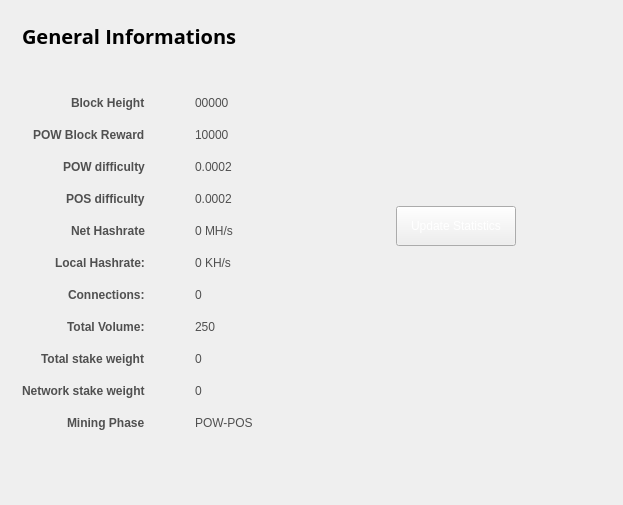
<?xml version="1.0" encoding="UTF-8"?>
<ui version="4.0">
 <class>StatisticsPage</class>
 <widget class="QWidget" name="StatisticsPage">
  <property name="windowModality">
   <enum>Qt::NonModal</enum>
  </property>
  <property name="geometry">
   <rect>
    <x>0</x>
    <y>0</y>
    <width>623</width>
    <height>505</height>
   </rect>
  </property>
  <property name="windowTitle">
   <string>Digging</string>
  </property>
  <property name="styleSheet">
   <string notr="true">color:#505050;
font-family:'Open Sans,sans-serif';</string>
  </property>
  <layout class="QGridLayout" name="gridLayout">
   <property name="sizeConstraint">
    <enum>QLayout::SetMaximumSize</enum>
   </property>
   <item row="0" column="1">
    <widget class="QFrame" name="frame">
     <property name="frameShape">
      <enum>QFrame::StyledPanel</enum>
     </property>
     <property name="frameShadow">
      <enum>QFrame::Raised</enum>
     </property>
    </widget>
   </item>
   <item row="0" column="2">
    <spacer name="horizontalSpacer">
     <property name="orientation">
      <enum>Qt::Horizontal</enum>
     </property>
     <property name="sizeHint" stdset="0">
      <size>
       <width>10</width>
       <height>20</height>
      </size>
     </property>
    </spacer>
   </item>
   <item row="0" column="0">
    <widget class="QFrame" name="gridFrame_2">
     <layout class="QGridLayout" name="gridLayout_4">
      <item row="3" column="0">
       <layout class="QFormLayout" name="formLayout_2">
        <property name="fieldGrowthPolicy">
         <enum>QFormLayout::FieldsStayAtSizeHint</enum>
        </property>
        <property name="labelAlignment">
         <set>Qt::AlignRight|Qt::AlignTrailing|Qt::AlignVCenter</set>
        </property>
        <property name="horizontalSpacing">
         <number>50</number>
        </property>
        <property name="verticalSpacing">
         <number>18</number>
        </property>
        <property name="rightMargin">
         <number>0</number>
        </property>
        <item row="1" column="0">
         <widget class="QLabel" name="label_14">
          <property name="text">
           <string>&lt;html&gt;&lt;head/&gt;&lt;body&gt;&lt;p&gt;&lt;span style=&quot; font-weight:600;&quot;&gt;Block Height&lt;/span&gt;&lt;/p&gt;&lt;/body&gt;&lt;/html&gt;</string>
          </property>
         </widget>
        </item>
        <item row="1" column="1">
         <widget class="QLabel" name="heightBox">
          <property name="text">
           <string>00000</string>
          </property>
         </widget>
        </item>
        <item row="2" column="0">
         <widget class="QLabel" name="label_12">
          <property name="text">
           <string>&lt;html&gt;&lt;head/&gt;&lt;body&gt;&lt;p&gt;&lt;span style=&quot; font-weight:600;&quot;&gt;POW Block Reward&lt;/span&gt;&lt;/p&gt;&lt;/body&gt;&lt;/html&gt;</string>
          </property>
         </widget>
        </item>
        <item row="2" column="1">
         <widget class="QLabel" name="rewardBox">
          <property name="text">
           <string>10000</string>
          </property>
         </widget>
        </item>
        <item row="3" column="0">
         <widget class="QLabel" name="label_13">
          <property name="text">
           <string>&lt;html&gt;&lt;head/&gt;&lt;body&gt;&lt;p&gt;&lt;span style=&quot; font-weight:600;&quot;&gt;POW difficulty&lt;/span&gt;&lt;/p&gt;&lt;/body&gt;&lt;/html&gt;</string>
          </property>
         </widget>
        </item>
        <item row="3" column="1">
         <widget class="QLabel" name="diffBox">
          <property name="text">
           <string>0.0002</string>
          </property>
         </widget>
        </item>
        <item row="4" column="0">
         <widget class="QLabel" name="label_9">
          <property name="text">
           <string>&lt;html&gt;&lt;head/&gt;&lt;body&gt;&lt;p&gt;&lt;span style=&quot; font-weight:600;&quot;&gt;POS difficulty&lt;/span&gt;&lt;/p&gt;&lt;/body&gt;&lt;/html&gt;</string>
          </property>
         </widget>
        </item>
        <item row="4" column="1">
         <widget class="QLabel" name="diffBox2">
          <property name="text">
           <string>0.0002</string>
          </property>
         </widget>
        </item>
        <item row="5" column="0">
         <widget class="QLabel" name="label_16">
          <property name="text">
           <string>&lt;html&gt;&lt;head/&gt;&lt;body&gt;&lt;p&gt;&lt;span style=&quot; font-weight:600;&quot;&gt;Net Hashrate&lt;/span&gt;&lt;/p&gt;&lt;/body&gt;&lt;/html&gt;</string>
          </property>
         </widget>
        </item>
        <item row="5" column="1">
         <widget class="QLabel" name="pawrateBox">
          <property name="text">
           <string>0 MH/s</string>
          </property>
         </widget>
        </item>
        <item row="6" column="0">
         <widget class="QLabel" name="label3_2">
          <property name="sizePolicy">
           <sizepolicy hsizetype="Preferred" vsizetype="Maximum">
            <horstretch>0</horstretch>
            <verstretch>0</verstretch>
           </sizepolicy>
          </property>
          <property name="text">
           <string>&lt;html&gt;&lt;head/&gt;&lt;body&gt;&lt;p&gt;&lt;span style=&quot; font-weight:600;&quot;&gt;Local Hashrate:&lt;/span&gt;&lt;/p&gt;&lt;/body&gt;&lt;/html&gt;</string>
          </property>
         </widget>
        </item>
        <item row="6" column="1">
         <widget class="QLabel" name="localBox">
          <property name="text">
           <string>0 KH/s</string>
          </property>
         </widget>
        </item>
        <item row="7" column="0">
         <widget class="QLabel" name="label1_2">
          <property name="text">
           <string>&lt;html&gt;&lt;head/&gt;&lt;body&gt;&lt;p&gt;&lt;span style=&quot; font-weight:600;&quot;&gt;Connections:&lt;/span&gt;&lt;/p&gt;&lt;/body&gt;&lt;/html&gt;</string>
          </property>
         </widget>
        </item>
        <item row="7" column="1">
         <widget class="QLabel" name="connectionBox">
          <property name="text">
           <string>0</string>
          </property>
         </widget>
        </item>
        <item row="8" column="0">
         <widget class="QLabel" name="label_8">
          <property name="text">
           <string>&lt;html&gt;&lt;head/&gt;&lt;body&gt;&lt;p&gt;&lt;span style=&quot; font-weight:600;&quot;&gt;Total Volume:&lt;/span&gt;&lt;/p&gt;&lt;/body&gt;&lt;/html&gt;</string>
          </property>
         </widget>
        </item>
        <item row="8" column="1">
         <widget class="QLabel" name="volumeBox">
          <property name="text">
           <string>250</string>
          </property>
         </widget>
        </item>
        <item row="9" column="0">
         <widget class="QLabel" name="label_10">
          <property name="text">
           <string>&lt;html&gt;&lt;head/&gt;&lt;body&gt;&lt;p&gt;&lt;span style=&quot; font-weight:600;&quot;&gt;Total stake weight&lt;/span&gt;&lt;/p&gt;&lt;/body&gt;&lt;/html&gt;</string>
          </property>
         </widget>
        </item>
        <item row="9" column="1">
         <widget class="QLabel" name="minBox">
          <property name="text">
           <string>0</string>
          </property>
         </widget>
        </item>
        <item row="10" column="0">
         <widget class="QLabel" name="label_11">
          <property name="text">
           <string>&lt;html&gt;&lt;head/&gt;&lt;body&gt;&lt;p&gt;&lt;span style=&quot; font-weight:600;&quot;&gt;Network stake weight&lt;/span&gt;&lt;/p&gt;&lt;/body&gt;&lt;/html&gt;</string>
          </property>
         </widget>
        </item>
        <item row="10" column="1">
         <widget class="QLabel" name="maxBox">
          <property name="text">
           <string>0</string>
          </property>
         </widget>
        </item>
        <item row="11" column="0">
         <widget class="QLabel" name="label_15">
          <property name="text">
           <string>&lt;html&gt;&lt;head/&gt;&lt;body&gt;&lt;p&gt;&lt;span style=&quot; font-weight:600;&quot;&gt;Mining Phase&lt;/span&gt;&lt;/p&gt;&lt;/body&gt;&lt;/html&gt;</string>
          </property>
         </widget>
        </item>
        <item row="11" column="1">
         <widget class="QLabel" name="cBox">
          <property name="text">
           <string>POW-POS</string>
          </property>
         </widget>
        </item>
       </layout>
      </item>
      <item row="1" column="0">
       <layout class="QHBoxLayout" name="horizontalLayout_4">
        <property name="spacing">
         <number>7</number>
        </property>
        <item>
         <widget class="QLabel" name="label_5">
          <property name="font">
           <font>
            <family>Open Sans,sans-serif</family>
           </font>
          </property>
          <property name="text">
           <string>&lt;html&gt;&lt;head/&gt;&lt;body&gt;&lt;p&gt;&lt;span style=&quot; font-size:20px; font-weight:600; color:#000000;&quot;&gt;General Informations&lt;/span&gt;&lt;/p&gt;&lt;/body&gt;&lt;/html&gt;</string>
          </property>
         </widget>
        </item>
        <item>
         <spacer name="horizontalSpacer_2">
          <property name="orientation">
           <enum>Qt::Horizontal</enum>
          </property>
          <property name="sizeHint" stdset="0">
           <size>
            <width>40</width>
            <height>20</height>
           </size>
          </property>
         </spacer>
        </item>
       </layout>
      </item>
      <item row="2" column="0">
       <spacer name="verticalSpacer_2">
        <property name="orientation">
         <enum>Qt::Vertical</enum>
        </property>
        <property name="sizeHint" stdset="0">
         <size>
          <width>20</width>
          <height>40</height>
         </size>
        </property>
       </spacer>
      </item>
     </layout>
    </widget>
   </item>
   <item row="0" column="4">
    <spacer name="horizontalSpacer_3">
     <property name="orientation">
      <enum>Qt::Horizontal</enum>
     </property>
     <property name="sizeHint" stdset="0">
      <size>
       <width>10</width>
       <height>20</height>
      </size>
     </property>
    </spacer>
   </item>
   <item row="1" column="0">
    <spacer name="verticalSpacer">
     <property name="orientation">
      <enum>Qt::Vertical</enum>
     </property>
     <property name="sizeHint" stdset="0">
      <size>
       <width>20</width>
       <height>40</height>
      </size>
     </property>
    </spacer>
   </item>
   <item row="0" column="3">
    <widget class="QToolButton" name="startButton">
     <property name="sizePolicy">
      <sizepolicy hsizetype="Fixed" vsizetype="Fixed">
       <horstretch>0</horstretch>
       <verstretch>0</verstretch>
      </sizepolicy>
     </property>
     <property name="minimumSize">
      <size>
       <width>120</width>
       <height>40</height>
      </size>
     </property>
     <property name="focusPolicy">
      <enum>Qt::NoFocus</enum>
     </property>
     <property name="styleSheet">
      <string notr="true">color: rgb(255, 255, 255);</string>
     </property>
     <property name="text">
      <string>Update Statistics</string>
     </property>
     <property name="toolButtonStyle">
      <enum>Qt::ToolButtonTextOnly</enum>
     </property>
    </widget>
   </item>
  </layout>
 </widget>
 <layoutdefault spacing="6" margin="11"/>
 <resources/>
 <connections/>
</ui>
